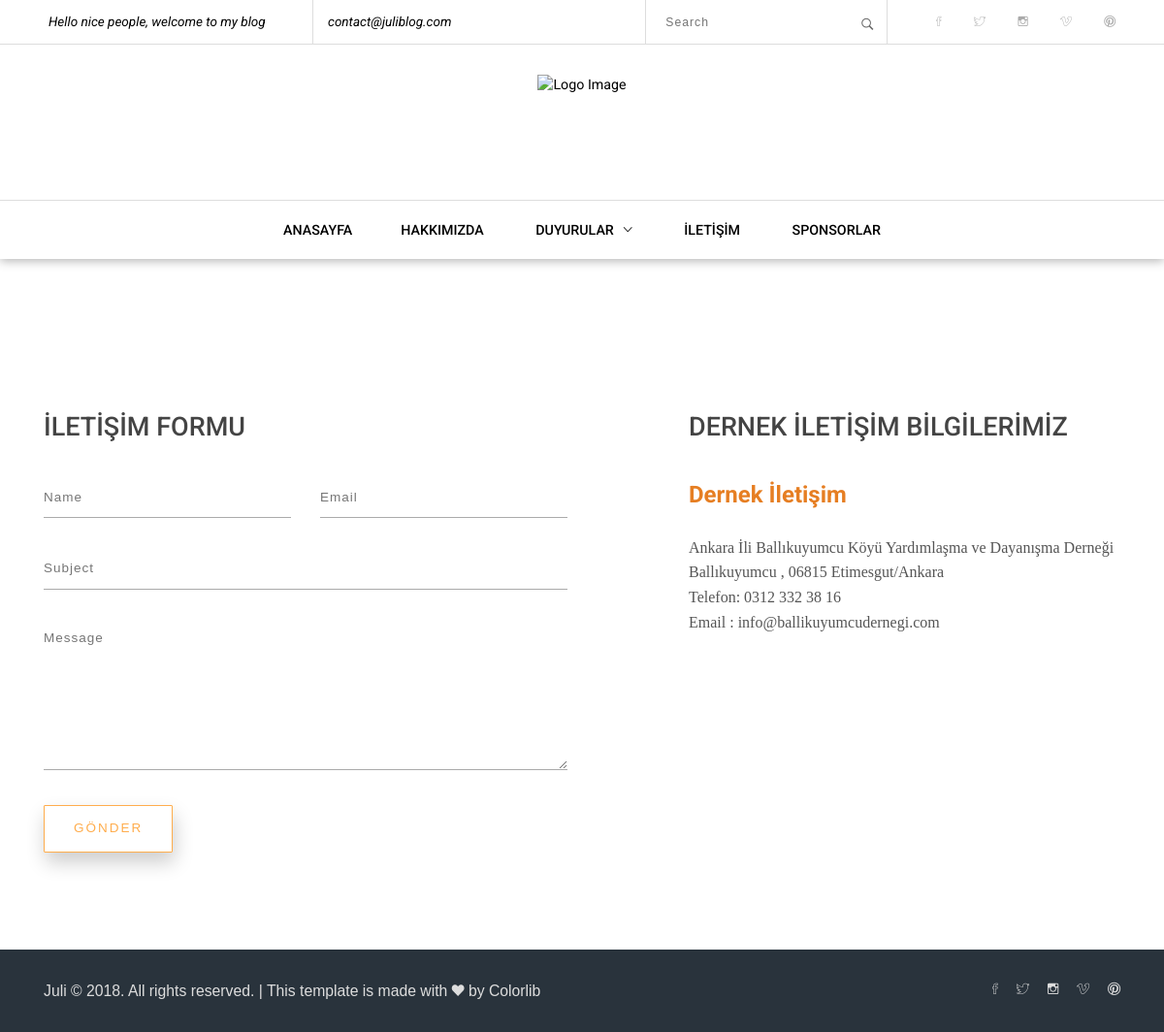
/contact/, run on an earlier commit of the app's database.
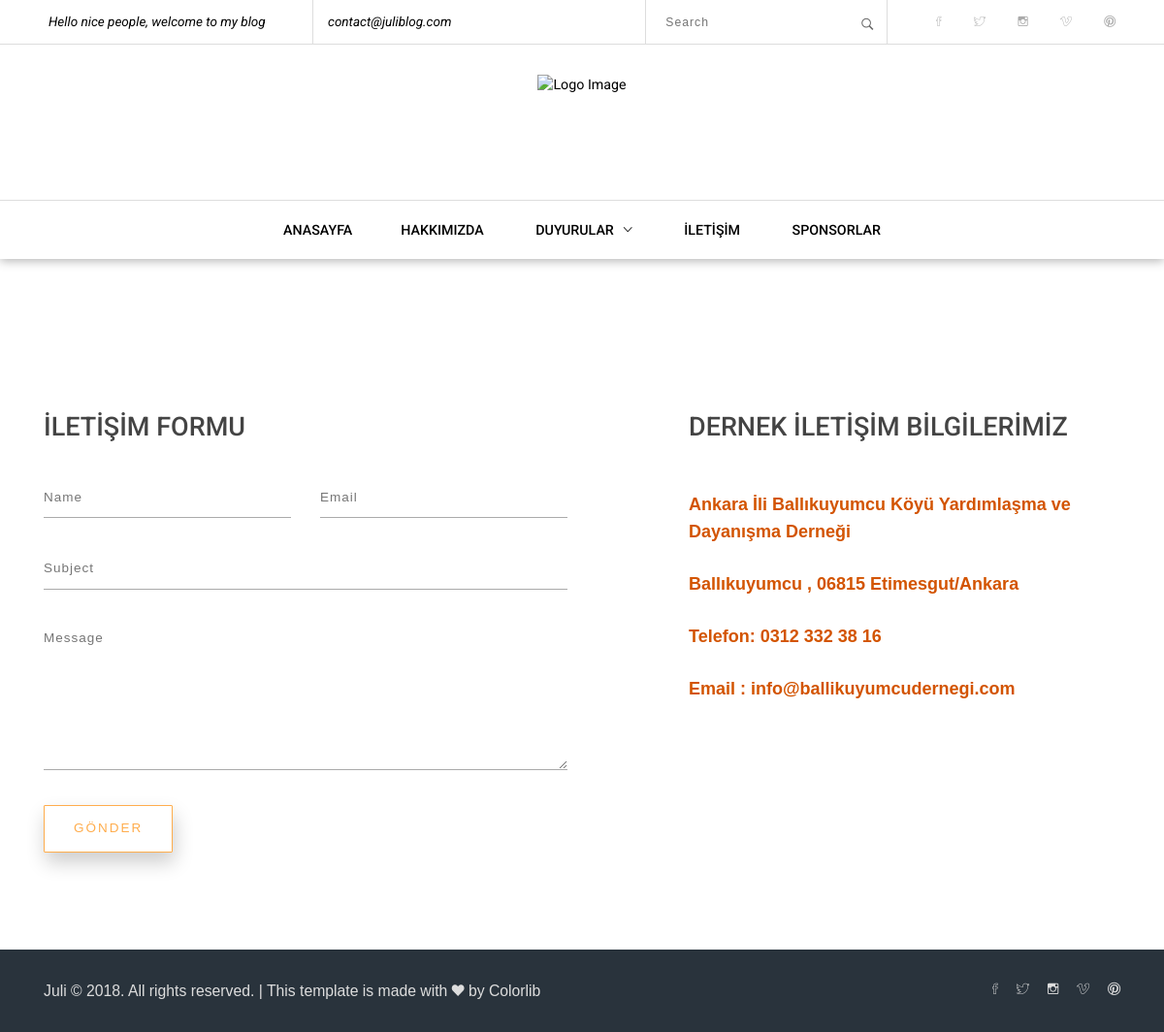
And on a later commit of the database.
### home/models.py (models this page shows, shortened)
class Setting(models.Model):
    STATUS = (
        ('True', 'Evet'),
        ('False', 'Hayır'),
    )
    title = models.CharField(max_length=150)
    keywords = models.CharField(max_length=255)
    description = models.CharField(max_length=255)
    company = models.CharField(max_length=50)
    address = models.CharField(blank=True, max_length=150)
    phone = models.CharField(blank=True, max_length=15)
    fax = models.CharField(blank=True, max_length=15)
    email = models.CharField(blank=True, max_length=50)
    smtpserver = models.CharField(max_length=20)
    smtpemail = models.CharField(max_length=20)
    smtppassword = models.CharField(max_length=10)
    smtpport = models.CharField(blank=True, max_length=5)
    icon = models.ImageField(blank=True, upload_to='images/')
    facebook = models.CharField(blank=True, max_length=50)
    instagram = models.CharField(blank=True, max_length=50)
    twitter = models.CharField(blank=True, max_length=50)
    aboutus = RichTextUploadingField(blank=True)
    contact = RichTextUploadingField(blank=True)
    references = RichTextUploadingField(blank=True)
    status = models.CharField(max_length=10, choices=STATUS)
    create_at = models.DateTimeField(auto_now_add=True)
    update_at = models.DateTimeField(auto_now=True)

### home/views.py (the view, shortened to what this page needs)
# urls.py: path('contact/', views.contact, name='contact'),
def contact(request):
    setting = Setting.objects.get(pk=2)
    form = ContactFormu()
    from unicodedata import category
    context = {'setting': setting, 'form': form, 'category': category}
    return render(request, 'contact.html', context)

### home/models.py
class ContactFormu(ModelForm):
    class Meta:
        model = ContactFormMessage
        fields = ['name', 'email', 'subject', 'message']
        widgets = {
            'name': TextInput(attrs={'class': 'input', 'placeholder': 'Name & Surname'}),
            'subject': TextInput(attrs={'class': 'input', 'placeholder': 'Subject'}),
            'email': TextInput(attrs={'class': 'input', 'placeholder': 'E-Mail Address'}),
            'message': Textarea(attrs={'class': 'input', 'placeholder': 'Your Messages', 'rows': '5'}),
        }

### home/templates/contact.html (shortened to what this page needs)
{% extends "homebase.html" %}
{% load static %}
{% block head %}
    <link href="{% static 'common-css/bootstrap.css' %}" rel="stylesheet">
    <link href="{% static 'common-css/ionicons.css' %}" rel="stylesheet">
    <link href="{% static '04-Contact/css/styles.css' %}" rel="stylesheet">
    <link href="{% static '04-Contact/css/responsive.css' %}" rel="stylesheet">
{% endblock %}
{% block body %}
    <section class="blog-area">
        <div class="container">
            <div class="row">
                <div class=" col-lg-6 col-md-12">
                    <div class="blog-posts">
                        <div class="leave-comment-area">
                            <h3 class="title"><b class="light-color">İLETİŞİM FORMU</b></h3>
                            <div class="leave-comment">
                                <form action="" method="post" id="contactForm" name="contactForm" class="contactForm">
                                    <div class="row">
                                        <div class="col-sm-6">
                                            <input class="name-input" type="text" placeholder="Name" name="name">
                                        </div>
                                        <div class="col-sm-6">
                                            <input class="email-input" type="text" placeholder="Email" name="email">
                                        </div>
                                        <div class="col-sm-12">
                                            <input class="subject-input" type="text" placeholder="Subject"
                                                   name="subject">
                                        </div>
                                        <div class="col-sm-12">
                                            <textarea class="message-input" rows="6" placeholder="Message"
                                                      name="message"></textarea>
                                        </div>
                                        <div class="col-sm-12">
                                            <button class="btn btn-2"><b>GÖNDER</b></button>
                                        </div>
                                    </div>
                                </form>
                            </div>
                        </div>
                    </div>
                </div>
                <div class="col-lg-1"></div>
                <div class="col-lg-5 col-md-12">
                    <div class="single-post">
                        <h3 class="title"><b class="light-color">DERNEK İLETİŞİM BİLGİLERİMİZ</b></h3>
                        <p class="desc">
                            {{ setting.contact|safe }}
                        </p>
                    </div>
                </div>
            </div>
        </div>
    </section>
{% endblock %}

What changed in the data, as far as the page shows it:
changed Setting: contact "Dernek İletişim Ankara İli Ballıkuyumcu Köyü…" → "Ankara İli Ballıkuyumcu Köyü Yardımlaşma ve Dayanışma Derneği Ballıkuyumcu , 06815 Etimesgut/Ankara Telefon: 0312 332 38 16 Email : info@ballikuyumcudernegi.com"
